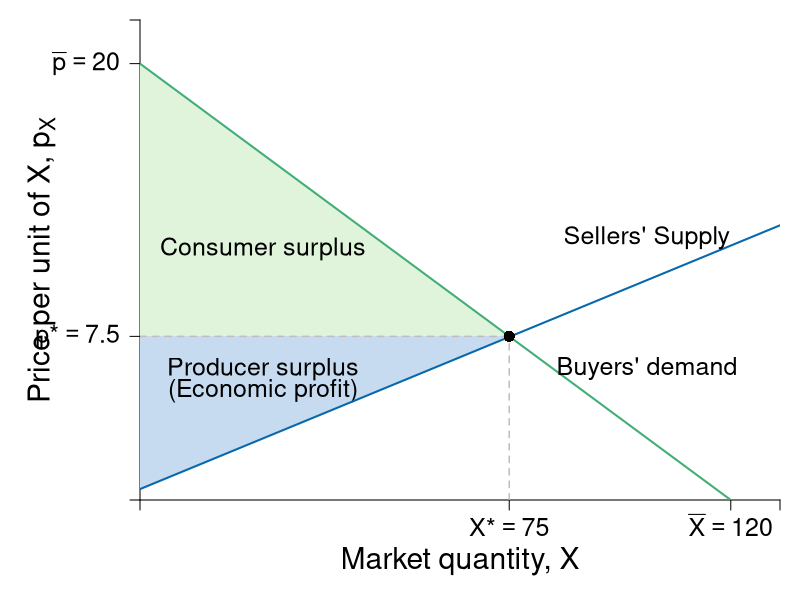

Write R code to recreate this figure.
require(shape)
pdf(file = "competitionmarkets/demand_supply.pdf", width = 9, height = 7)

#Set parameters for graphics
axislabelsize <- 1.8
labelsize <- 1.5
namesize <- 1.8
annotatesize <- 1.5
graphlinewidth <- 2
segmentlinewidth <- 1.5

COL <- c("#7fc97f", "#beaed4", "#fdc086", "#ffff99", "#386cb0", "#f0027f", "#bf5b17", "#666666")
COLA <- c("#e0f3db", "#99d8c9","#66c2a4","#41ae76", "#238b45", "#005824")
COLB <- c("#c6dbef", "#4eb3d3", "#2b8cbe", "#0868ac","#084081")
COLC <- c("#fcfbfd", "#efedf5", "#dadaeb", "#bcbddc", "#9e9ac8", "#807dba", "#6a51a3", "#54278f", "#3f007d")

par(mar =  c(5, 7, 1, 1))

Demand <- function(x, rmax = 20, xmax = 12, n = 10) {
  rmax - (rmax/(n*xmax))*x
}

mrsA <- function(x, rmax = 20, xmax = 10) {
  rmax - (rmax/xmax)*x
}

uA <- function(x, y, rmax = 20, xmax = 10) {
  y + rmax*x - (1/2)(rmax/xmax)*x^2
}


Supply <- function(x, c1 = 0.5, c2 = 0.0465){
  c1 + 2*c2*x
}

xlims <- c(0, 130)
ylims <- c(0, 22)

npts <- 501 
x <- seq(xlims[1], xlims[2], length.out = npts)
y <- seq(ylims[1], ylims[2], length.out = npts) 
a <- c(46.08, 55, 64)
b <- c(46.08, 55, 64)

plot(0, 0, xlim = xlims, ylim = ylims, type = "n",
     xlab = expression(paste("")),
     ylab = expression(paste("")), 
     xaxt = "n", 
     yaxt = "n", 
     cex.lab = axislabelsize, 
     bty = "n",
     xaxs = "i", 
     yaxs = "i")


ticksy <- c(0, 7.5, 20, ylims[2])
#ylabels <- c(NA, expression(paste(p,"*")), expression(paste(bar(p))), NA)
ylabels <- c(NA, expression(paste(p,"*") == 7.5), expression(paste(bar(p) == 20)), NA)
ticksx <- c(0, 75, 120, xlims[2])
#xlabels <- c(NA, expression(paste(X,"*")), expression(paste(bar(X))), NA)
xlabels <- c(NA, expression(paste(X,"*") == 75), expression(paste(bar(X) == 120)), NA)

axis(1, at = ticksx, pos = 0, labels = xlabels, cex.axis = labelsize)
axis(2, at = ticksy, pos = 0, labels = ylabels, las = 1, cex.axis = labelsize)

npts <- 500 
xx1 <- seq(xlims[1], xlims[2], length.out = npts)

#Draw the polygon for producer surplus
xpoly1 <- c(0, 75, 0, 0)
ypoly1 <- c(0.5, 7.5, 7.5, 0.5)
polygon(x = xpoly1, y = ypoly1, col = COLB[1], density = NULL, border = NA)

#Draw the polygon for consumer surplus
xpoly2 <- c(0, 75, 0, 0)
ypoly2 <- c(7.5, 7.5, 20, 7.5)
polygon(x = xpoly2, y = ypoly2, col = COLA[1], density = NULL, border = NA)


text(25, 6, expression(paste("Producer surplus")), xpd = TRUE, cex = labelsize)
text(25, 5, expression(paste("(Economic profit)")), xpd = TRUE, cex = labelsize) 
text(25, 11.5, expression(paste("Consumer surplus")), xpd = TRUE, cex = labelsize) 

#Lines for mrs graph
lines(xx1, Demand(xx1), col = COLA[4], lwd = graphlinewidth)
lines(xx1, Supply(xx1), col = COLB[4], lwd = graphlinewidth)

segments(0, 7.5, 75, 7.5, lty = 2, "gray" , lwd = segmentlinewidth)
segments(75, 0, 75, 7.5, lty = 2, col = "gray" , lwd = segmentlinewidth)
points(75, 7.5, pch = 16, col = "black", cex = 1.5)

#Label axes
mtext(expression(paste("Market quantity, ", X)), side = 1, line = 3, cex = axislabelsize)
#mtext(expression(paste("Market output of the good, ", X)), side = 1, line = 3, cex = axislabelsize)
text(-20, 0.5*ylims[2], expression(paste("Price per unit of X, ", p[X])), xpd = TRUE, cex = axislabelsize, srt = 90) 

text(103, 12, expression("Sellers' Supply"), cex = labelsize)
text(103, 6, expression(paste("Buyers' demand")), cex = labelsize)

dev.off()
